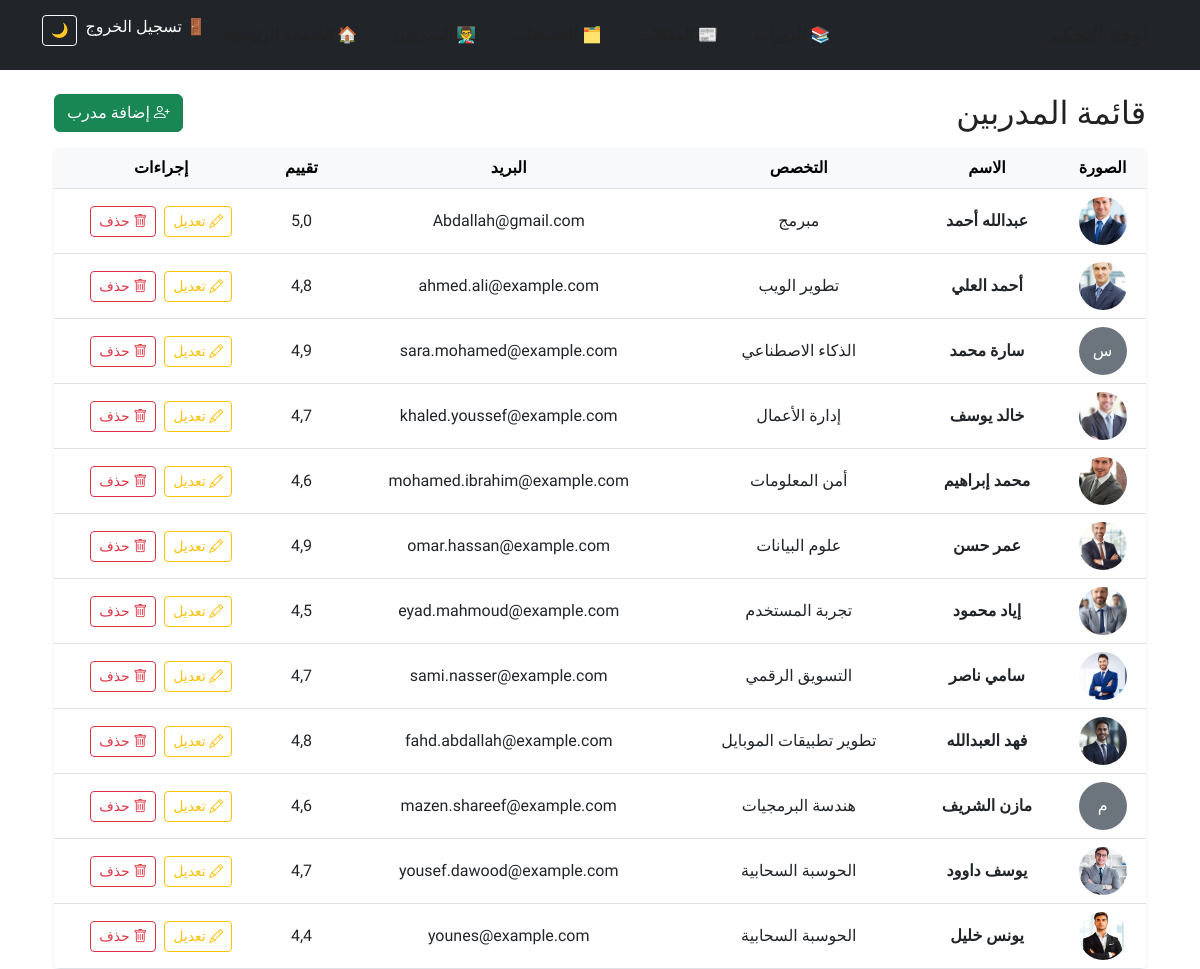
The page /ar/dashboard/instructors/ (signed in) on the database its author committed.
### courses/models.py (models this page shows, shortened)
class Instructor(models.Model):
    full_name = models.CharField(max_length=100, verbose_name=_("الاسم الكامل"))
    bio = models.TextField(blank=True, verbose_name=_("نبذة"))
    specialty = models.CharField(max_length=100, blank=True, verbose_name=_("التخصص"))
    photo = models.ImageField(upload_to='instructors/', blank=True, null=True, verbose_name=_("صورة المدرب"))
    email = models.EmailField(unique=True, verbose_name=_("البريد الإلكتروني"))
    rating = models.FloatField(default=0.0, verbose_name=_("التقييم"))
    facebook = models.URLField(blank=True, verbose_name=_("فيسبوك"))
    twitter = models.URLField(blank=True, verbose_name=_("تويتر"))
    linkedin = models.URLField(blank=True)
    user = models.OneToOneField(User, on_delete=models.CASCADE, related_name='instructor_profile')

### dashboard/views.py (the view)
# urls.py: path('instructors/', views.instructor_list, name='instructor_list'),
@user_passes_test(is_admin)
def instructor_list(request):
    instructors = Instructor.objects.all()
    return render(request, 'dashboard/instructor/instructor_list.html', {'instructors': instructors})

### dashboard/views.py (called while the page is built)
def is_admin(user):
    return user.is_authenticated and user.is_staff

### dashboard/templates/dashboard/instructor/instructor_list.html (shortened to what this page needs)
{% extends "dashboard/base.html" %}
{% load i18n static %}
{% block content %}
<div class="container mt-4">
  <div class="d-flex justify-content-between align-items-center mb-3">
    <h2 class="mb-0">{% trans "قائمة المدربين" %}</h2>
    <a href="{% url 'dashboard:add_instructor' %}" class="btn btn-success">
      <i class="bi bi-person-plus"></i> {% trans "إضافة مدرب" %}
    </a>
  </div>
  <div class="table-responsive shadow-sm rounded">
    <table class="table table-hover align-middle text-center mb-0">
      <thead class="table-light">
        <tr>
          <th>{% trans "الصورة" %}</th>
          <th>{% trans "الاسم" %}</th>
          <th>{% trans "التخصص" %}</th>
          <th>{% trans "البريد" %}</th>
          <th>{% trans "تقييم" %}</th>
          <th>{% trans "إجراءات" %}</th>
        </tr>
      </thead>
      <tbody>
        {% for instructor in instructors %}
        <tr>
          <td>
            {% if instructor.photo %}
              <img src="{{ instructor.photo.url }}" alt="{{ instructor.full_name }}" class="rounded-circle" style="width:48px;height:48px;object-fit:cover;">
            {% else %}
              <div class="rounded-circle bg-secondary text-white d-inline-flex justify-content-center align-items-center" style="width:48px;height:48px;">
                {{ instructor.full_name|slice:":1" }}
              </div>
            {% endif %}
          </td>
          <td class="fw-bold">{{ instructor.full_name }}</td>
          <td>{{ instructor.specialty }}</td>
          <td>{{ instructor.email }}</td>
          <td>{{ instructor.rating }}</td>
          <td>
            <a href="{% url 'dashboard:edit_instructor' instructor.id %}" class="btn btn-sm btn-outline-warning me-1">
              <i class="bi bi-pencil"></i> {% trans "تعديل" %}
            </a>
            <a href="{% url 'dashboard:delete_instructor' instructor.id %}" class="btn btn-sm btn-outline-danger"
               onclick="return confirm('{% trans "هل أنت متأكد من حذف هذا المدرب؟" %}');">
              <i class="bi bi-trash"></i> {% trans "حذف" %}
            </a>
          </td>
        </tr>
        {% empty %}
        <tr>
          <td colspan="6" class="text-muted">{% trans "لا يوجد مدربون حالياً." %}</td>
        </tr>
        {% endfor %}
      </tbody>
    </table>
  </div>
</div>
{% endblock %}

### rows shown on the page
Instructor: photo (picture), full_name "عبدالله أحمد", specialty "مبرمج", email "Abdallah@gmail.com", rating "5,0"
Instructor: photo (picture), full_name "أحمد العلي", specialty "تطوير الويب", email "ahmed.ali@example.com", rating "4,8"
Instructor: full_name "س", full_name "سارة محمد", specialty "الذكاء الاصطناعي", email "sara.mohamed@example.com", rating "4,9"
Instructor: photo (picture), full_name "خالد يوسف", specialty "إدارة الأعمال", email "khaled.youssef@example.com", rating "4,7"
Instructor: photo (picture), full_name "محمد إبراهيم", specialty "أمن المعلومات", email "mohamed.ibrahim@example.com", rating "4,6"
Instructor: photo (picture), full_name "عمر حسن", specialty "علوم البيانات", email "omar.hassan@example.com", rating "4,9"
Instructor: photo (picture), full_name "إياد محمود", specialty "تجربة المستخدم", email "eyad.mahmoud@example.com", rating "4,5"
Instructor: photo (picture), full_name "سامي ناصر", specialty "التسويق الرقمي", email "sami.nasser@example.com", rating "4,7"
Instructor: photo (picture), full_name "فهد العبدالله", specialty "تطوير تطبيقات الموبايل", email "fahd.abdallah@example.com", rating "4,8"
Instructor: full_name "م", full_name "مازن الشريف", specialty "هندسة البرمجيات", email "mazen.shareef@example.com", rating "4,6"
Instructor: photo (picture), full_name "يوسف داوود", specialty "الحوسبة السحابية", email "yousef.dawood@example.com", rating "4,7"
Instructor: photo (picture), full_name "يونس خليل", specialty "الحوسبة السحابية", email "younes@example.com", rating "4,4"
